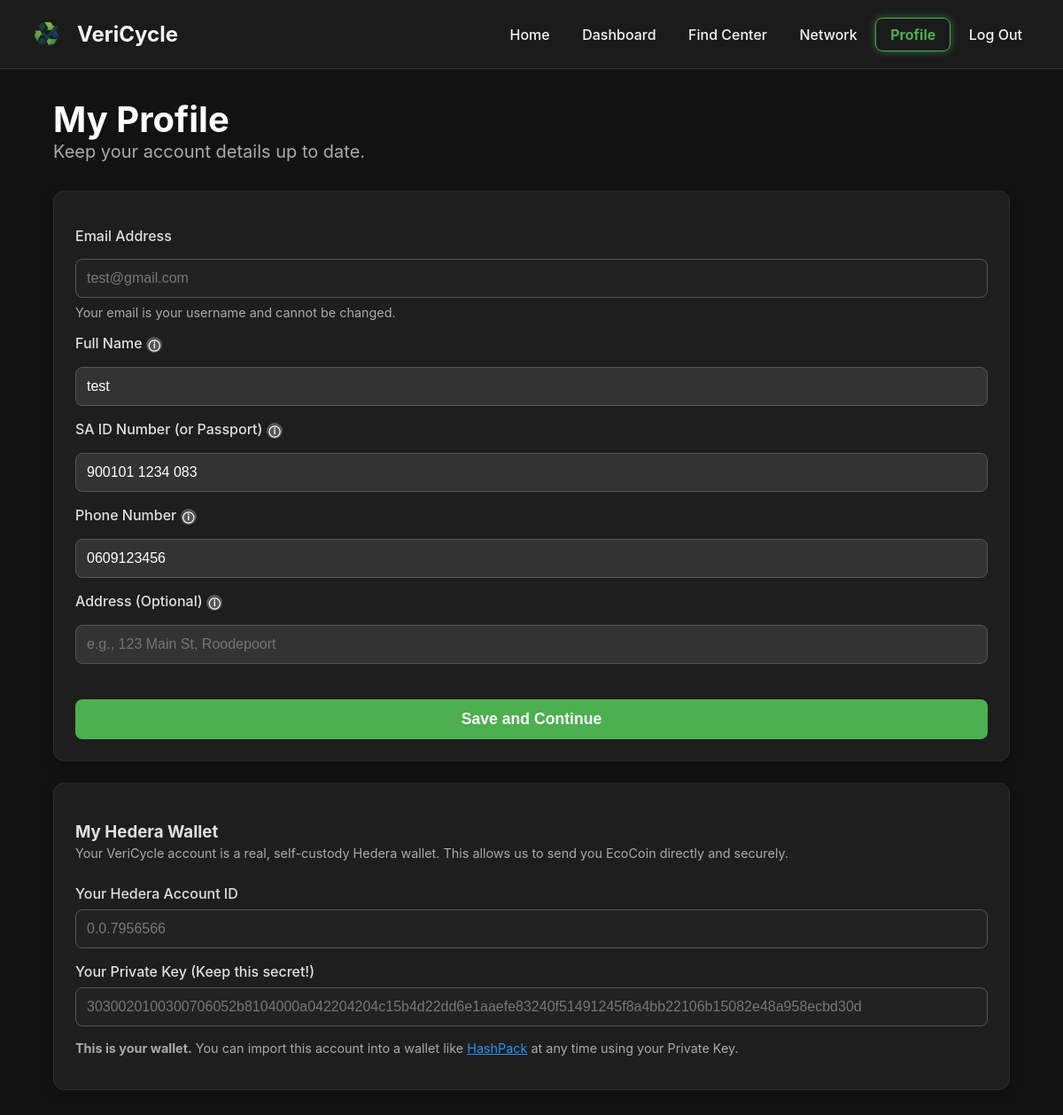
The app's page /profile (signed in), older data.
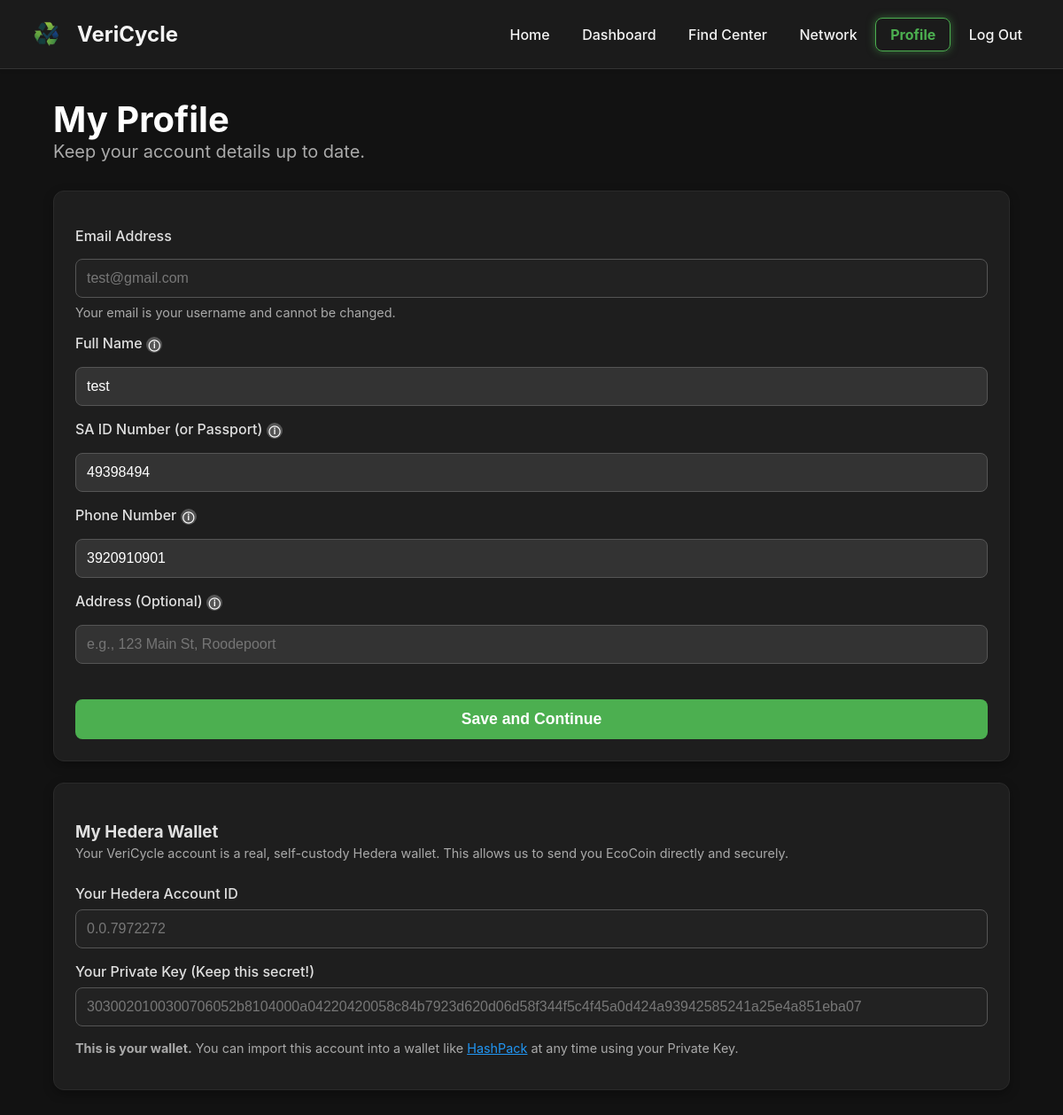
The same page, newer data.
### models.py (models this page shows)
class User(db.Model, UserMixin):
    id = db.Column(db.Integer, primary_key=True)
    email = db.Column(db.String(120), unique=True, nullable=False)
    password_hash = db.Column(db.String(60), nullable=False)
    hedera_account_id = db.Column(db.String(100), nullable=True)
    hedera_private_key = db.Column(db.String(255), nullable=True)
    full_name = db.Column(db.String(100), nullable=True)
    phone_number = db.Column(db.String(20), nullable=True)
    address = db.Column(db.String(200), nullable=True)
    id_number = db.Column(db.String(30), nullable=True)
    role = db.Column(db.String(20), nullable=False, default='collector')

### app.py (the view, shortened to what this page needs)
@app.route('/profile', methods=['GET', 'POST'])
@login_required
def profile():
    return render_template('profile.html', active_page='profile')

### app.py (called while the page is built)
@login_manager.user_loader
def load_user(user_id):
    return db.session.get(User, int(user_id))

### templates/profile.html (shortened to what this page needs)
<!DOCTYPE html>
<html lang="en">
<head>
    <link rel="stylesheet" href="{{ url_for('static', filename='style.css') }}">
</head>
<body class="dark-theme">
    {% include '_navbar.html' %}
    <main class="container app-dashboard" style="overflow:visible;">
        <div class="dashboard-header">
            <h2>My Profile</h2>
            <p>Keep your account details up to date.</p>
        </div>
        <div class="card">
            <form action="{{ url_for('profile') }}" method="POST" class="verify-form">
                <div class="form-group">
                    <label for="email">Email Address</label>
                    <input type="email" id="email" name="email" value="{{ current_user.email }}" disabled>
                    <small class="form-note">Your email is your username and cannot be changed.</small>
                </div>
                <div class="form-group">
                    <label for="full_name">
                        Full Name
                        <span class="tooltip" data-tooltip="This must match the name on your ID for verification.">ⓘ</span>
                    </label>
                    <input type="text" id="full_name" name="full_name" value="{{ current_user.full_name or '' }}" placeholder="As it appears on your ID" required>
                </div>
                <div class="form-group">
                    <label for="id_number">
                        SA ID Number (or Passport)
                        <span class="tooltip" data-tooltip="Required for identity verification and to generate official income reports.">ⓘ</span>
                    </label>
                    <input type="text" id="id_number" name="id_number" value="{{ current_user.id_number or '' }}" placeholder="Your 13-digit ID Number" required>
                </div>
                <div class="form-group">
                    <label for="phone_number">
                        Phone Number
                        <span class="tooltip" data-tooltip="Required to contact you about your account or rewards.">ⓘ</span>
                    </label>
                    <input type="text" id="phone_number" name="phone_number" value="{{ current_user.phone_number or '' }}" placeholder="e.g., 081 123 4567" required>
                </div>
                <div class="form-group">
                    <label for="address">
                        Address (Optional)
                        <span class="tooltip" data-tooltip="Providing an address helps us identify recycling needs in your neighborhood.">ⓘ</span>
                    </label>
                    <input type="text" id="address" name="address" value="{{ current_user.address or '' }}" placeholder="e.g., 123 Main St, Roodepoort">
                </div>
            <button type="submit" class="btn-primary-large btn-form">Save and Continue</button>
        </form>
    </div>
    <div class="card">
        <h3>My Hedera Wallet</h3>
        <p class="form-note" style="margin-top: -1rem; margin-bottom: 1.5rem; line-height: 1.5;">
            Your VeriCycle account is a real, self-custody Hedera wallet. This allows us to send you EcoCoin directly and securely.
        </p>
        <div class="form-group">
            <label>Your Hedera Account ID</label>
            <input type="text" value="{{ current_user.hedera_account_id or 'N/A (Center Account)' }}" readonly disabled>
        </div>
        <div class="form-group">
            <label>Your Private Key (Keep this secret!)</label>
            <input type="text" value="{{ current_user.hedera_private_key or 'N/A (Center Account)' }}" readonly disabled>
        </div>
        <p class="form-note">
            <strong>This is your wallet.</strong> You can import this account into a wallet like <a href="https://www.hashpack.app/" target="_blank" style="color: #2196F3;">HashPack</a> at any time using your Private Key.
        </p>
    </div>
    </main>
</body>
</html>

### templates/_navbar.html (shortened to what this page needs)
<header class="navbar">
    <div class="container">
        <a href="{{ url_for('home') }}" class="logo-link">
            <img src="{{ url_for('static', filename='logo.png') }}" alt="VeriCycle Logo" class="logo">
            <span>VeriCycle</span>
        </a>
        <nav>
            {% if current_user.is_authenticated %}
                <a href="{{ url_for('home') }}" class="nav-button {% if active_page == 'home' %}active{% endif %}">Home</a>
                {% if current_user.role == 'center' %}
                    <a href="{{ url_for('center_dashboard') }}" class="nav-button {% if active_page == 'dashboard' %}active{% endif %}">Dashboard</a>
                {% else %}
                    <a href="{{ url_for('collector_dashboard') }}" class="nav-button {% if active_page == 'dashboard' %}active{% endif %}">Dashboard</a>
                {% endif %}
                {% if current_user.role == 'collector' %}
                    <a href="{{ url_for('search') }}" class="nav-button {% if active_page == 'search' %}active{% endif %}">Find Center</a>
                    <a href="{{ url_for('network') }}" class="nav-button {% if active_page == 'network' %}active{% endif %}">Network</a>
                {% endif %}
                <a href="{{ url_for('profile') }}" class="nav-button {% if active_page == 'profile' %}active{% endif %}">Profile</a>
                <a href="{{ url_for('logout') }}" class="nav-button">Log Out</a>
            {% endif %}
        </nav>
    </div>
</header>

Row changes from the older to the newer data that the page shows:
changed User "test@gmail.com": id_number "900101 1234 083" → "49398494"; phone_number "0609123456" → "3920910901"; hedera_account "0.0.7956566" → "0.0.7972272"; hedera_private_key "3030020100300706052b8104000a042204204c15b4d22dd6e1aaefe83240f51491245f8a4bb22106b15082e48a958ecbd30d" → "3030020100300706052b8104000a04220420058c84b7923d620d06d58f344f5c4f45a0d424a93942585241a25e4a851eba07"
